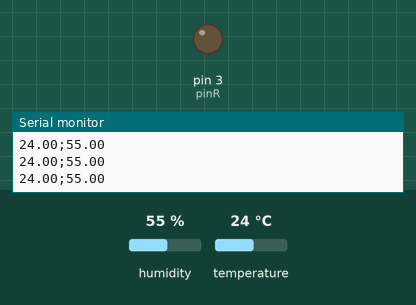
This sketch was run on a simulated Arduino Uno, built with avr-gcc and run on an emulated ATmega328P. Shown: output pins drawn as LEDs (lit = HIGH), the last lines printed to the serial monitor. Inputs (shaded band) come from the test bench; at power-on: temperature 24 °C, humidity 55 %.

Above: at 2.8 s.
2.9 s: temperature set to 27 °C
At 4.9 s:
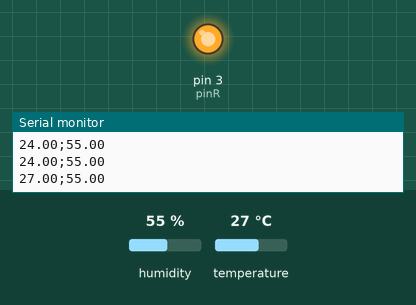
5.6 s: temperature set to 12 °C
At 7.3 s:
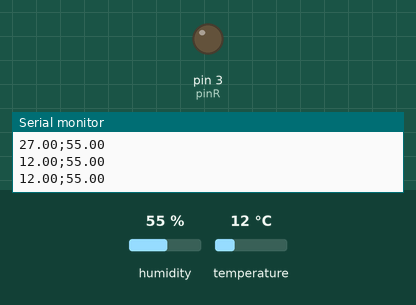
8.3 s: temperature set to 28 °C
At 11.0 s:
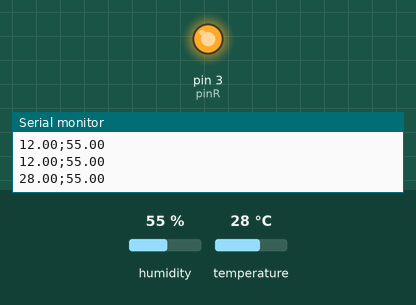
Timing chart, 0 to 12.5 s (numbered marks = the images above; inputs shaded):
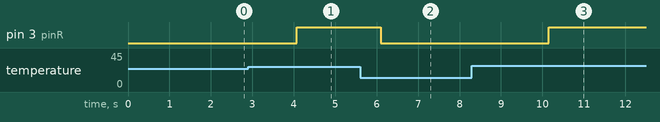

The sketch:

Sensore.ino
```cpp
#include "DHT.h"

#define DHTPIN 2
#define DHTTYPE DHT11

int soglia = 26;
int pinR = 3;
DHT dht(DHTPIN, DHTTYPE);
void setup() {
  // put your setup code here, to run once:
  pinMode(pinR, OUTPUT);
  Serial.begin(9600);
  dht.begin();
}

void loop() {
  // put your main code here, to run repeatedly:
  auto t = dht.readTemperature();
  auto u = dht.readHumidity();
  Serial.print(t);
  Serial.print(";");
  Serial.println(u);
  if(t >= soglia){
    digitalWrite(pinR, HIGH);
  }else{
    digitalWrite(pinR, LOW);
  }
  delay(1000);
}
```

Measured:
- the behaviour switches between 25 and 26 °C on temperature (found by bisection; images 0 and 1)
- after the input at 2.9 s, pin 3 (pinR): LOW → HIGH after 1.2 s
- after the input at 5.6 s, pin 3 (pinR): HIGH → LOW after 0.50 s
- after the input at 8.3 s, pin 3 (pinR): LOW → HIGH after 1.8 s
